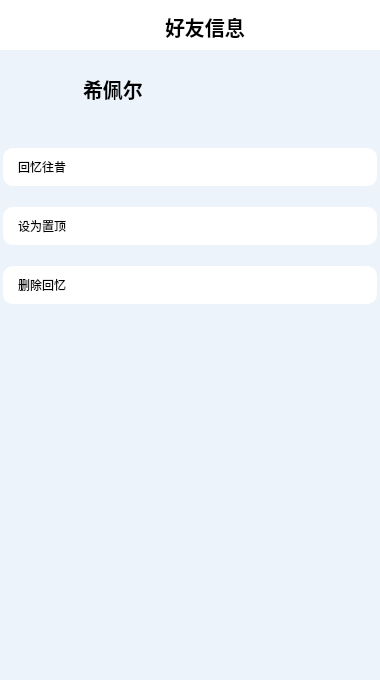
<?xml version="1.0" encoding="UTF-8"?>
<ui version="4.0">
 <class>Widget</class>
 <widget class="QWidget" name="Widget">
  <property name="geometry">
   <rect>
    <x>0</x>
    <y>0</y>
    <width>380</width>
    <height>680</height>
   </rect>
  </property>
  <property name="sizePolicy">
   <sizepolicy hsizetype="Preferred" vsizetype="Preferred">
    <horstretch>0</horstretch>
    <verstretch>5</verstretch>
   </sizepolicy>
  </property>
  <property name="windowTitle">
   <string>Widget</string>
  </property>
  <layout class="QGridLayout" name="gridLayout">
   <property name="leftMargin">
    <number>0</number>
   </property>
   <property name="topMargin">
    <number>0</number>
   </property>
   <property name="rightMargin">
    <number>0</number>
   </property>
   <property name="bottomMargin">
    <number>0</number>
   </property>
   <item row="0" column="0">
    <widget class="QWidget" name="widget" native="true">
     <property name="sizePolicy">
      <sizepolicy hsizetype="MinimumExpanding" vsizetype="MinimumExpanding">
       <horstretch>0</horstretch>
       <verstretch>0</verstretch>
      </sizepolicy>
     </property>
     <property name="styleSheet">
      <string notr="true">background-color: #ECF3FA;</string>
     </property>
     <layout class="QGridLayout" name="gridLayout_2">
      <property name="leftMargin">
       <number>0</number>
      </property>
      <property name="topMargin">
       <number>0</number>
      </property>
      <property name="rightMargin">
       <number>0</number>
      </property>
      <property name="bottomMargin">
       <number>0</number>
      </property>
      <property name="spacing">
       <number>0</number>
      </property>
      <item row="1" column="0">
       <widget class="QWidget" name="AzurChat" native="true">
        <property name="sizePolicy">
         <sizepolicy hsizetype="Preferred" vsizetype="Preferred">
          <horstretch>0</horstretch>
          <verstretch>5</verstretch>
         </sizepolicy>
        </property>
        <property name="maximumSize">
         <size>
          <width>16777215</width>
          <height>50</height>
         </size>
        </property>
        <property name="font">
         <font>
          <family>PingFang SC</family>
          <italic>false</italic>
          <bold>true</bold>
          <stylestrategy>PreferDefault</stylestrategy>
         </font>
        </property>
        <property name="autoFillBackground">
         <bool>false</bool>
        </property>
        <property name="styleSheet">
         <string notr="true">background-color: #FFFFFF;</string>
        </property>
        <layout class="QGridLayout" name="gridLayout_3">
         <property name="topMargin">
          <number>12</number>
         </property>
         <item row="0" column="1">
          <spacer name="horizontalSpacer">
           <property name="orientation">
            <enum>Qt::Orientation::Horizontal</enum>
           </property>
           <property name="sizeHint" stdset="0">
            <size>
             <width>10</width>
             <height>20</height>
            </size>
           </property>
          </spacer>
         </item>
         <item row="0" column="0">
          <widget class="QToolButton" name="mainButton">
           <property name="enabled">
            <bool>true</bool>
           </property>
           <property name="styleSheet">
            <string notr="true">
        QToolButton {
            border: none;
            padding: 2px;
        }

        QToolButton:hover {
            background-color: #e6e6e6;
            border-radius: 4px;
        }

        QToolButton:pressed {
            background-color: #d0d0d0;
        }

        /* 关键：干掉下拉箭头 */
        QToolButton::menu-indicator {
            image: none;
        }
</string>
           </property>
           <property name="text">
            <string/>
           </property>
           <property name="icon">
            <iconset resource="pic.qrc">
             <normaloff>:/new/prefix1/go.png</normaloff>:/new/prefix1/go.png</iconset>
           </property>
          </widget>
         </item>
         <item row="0" column="3">
          <spacer name="horizontalSpacer_2">
           <property name="orientation">
            <enum>Qt::Orientation::Horizontal</enum>
           </property>
           <property name="sizeHint" stdset="0">
            <size>
             <width>40</width>
             <height>20</height>
            </size>
           </property>
          </spacer>
         </item>
         <item row="0" column="2">
          <widget class="QLabel" name="label">
           <property name="font">
            <font>
             <family>PingFang SC</family>
             <pointsize>15</pointsize>
             <italic>false</italic>
             <bold>true</bold>
             <stylestrategy>PreferDefault</stylestrategy>
            </font>
           </property>
           <property name="text">
            <string>好友信息</string>
           </property>
          </widget>
         </item>
        </layout>
       </widget>
      </item>
      <item row="2" column="0">
       <widget class="QWidget" name="widget_3" native="true">
        <property name="font">
         <font>
          <family>PingFang SC</family>
         </font>
        </property>
        <property name="styleSheet">
         <string notr="true"/>
        </property>
        <layout class="QGridLayout" name="gridLayout_4">
         <property name="leftMargin">
          <number>0</number>
         </property>
         <property name="topMargin">
          <number>0</number>
         </property>
         <property name="rightMargin">
          <number>0</number>
         </property>
         <property name="bottomMargin">
          <number>0</number>
         </property>
         <item row="0" column="0">
          <widget class="QWidget" name="widget_4" native="true">
           <property name="sizePolicy">
            <sizepolicy hsizetype="Preferred" vsizetype="Preferred">
             <horstretch>0</horstretch>
             <verstretch>1</verstretch>
            </sizepolicy>
           </property>
           <layout class="QGridLayout" name="gridLayout_6">
            <item row="0" column="0">
             <widget class="QWidget" name="chara" native="true">
              <property name="sizePolicy">
               <sizepolicy hsizetype="Preferred" vsizetype="Preferred">
                <horstretch>1</horstretch>
                <verstretch>0</verstretch>
               </sizepolicy>
              </property>
              <layout class="QGridLayout" name="gridLayout_8">
               <item row="0" column="0">
                <widget class="QLabel" name="label_3">
                 <property name="text">
                  <string/>
                 </property>
                </widget>
               </item>
              </layout>
             </widget>
            </item>
            <item row="0" column="1">
             <widget class="QWidget" name="widget_6" native="true">
              <property name="sizePolicy">
               <sizepolicy hsizetype="Preferred" vsizetype="Preferred">
                <horstretch>5</horstretch>
                <verstretch>0</verstretch>
               </sizepolicy>
              </property>
              <layout class="QGridLayout" name="gridLayout_7">
               <item row="0" column="0">
                <widget class="QLabel" name="label_2">
                 <property name="font">
                  <font>
                   <family>Arial</family>
                   <pointsize>15</pointsize>
                   <bold>true</bold>
                  </font>
                 </property>
                 <property name="text">
                  <string>希佩尔</string>
                 </property>
                </widget>
               </item>
              </layout>
             </widget>
            </item>
           </layout>
          </widget>
         </item>
         <item row="2" column="0">
          <widget class="QWidget" name="widget_5" native="true">
           <property name="sizePolicy">
            <sizepolicy hsizetype="Preferred" vsizetype="Preferred">
             <horstretch>0</horstretch>
             <verstretch>2</verstretch>
            </sizepolicy>
           </property>
          </widget>
         </item>
         <item row="1" column="0">
          <widget class="QWidget" name="widget_2" native="true">
           <property name="sizePolicy">
            <sizepolicy hsizetype="Preferred" vsizetype="Preferred">
             <horstretch>0</horstretch>
             <verstretch>5</verstretch>
            </sizepolicy>
           </property>
           <layout class="QGridLayout" name="gridLayout_5">
            <property name="leftMargin">
             <number>0</number>
            </property>
            <property name="topMargin">
             <number>0</number>
            </property>
            <property name="rightMargin">
             <number>0</number>
            </property>
            <property name="bottomMargin">
             <number>0</number>
            </property>
            <property name="horizontalSpacing">
             <number>0</number>
            </property>
            <item row="1" column="0">
             <widget class="QWidget" name="widget_7" native="true">
              <property name="sizePolicy">
               <sizepolicy hsizetype="Preferred" vsizetype="Preferred">
                <horstretch>0</horstretch>
                <verstretch>1</verstretch>
               </sizepolicy>
              </property>
              <layout class="QGridLayout" name="gridLayout_9">
               <property name="leftMargin">
                <number>3</number>
               </property>
               <property name="topMargin">
                <number>0</number>
               </property>
               <property name="rightMargin">
                <number>3</number>
               </property>
               <property name="bottomMargin">
                <number>0</number>
               </property>
               <property name="horizontalSpacing">
                <number>0</number>
               </property>
               <item row="1" column="0">
                <widget class="QPushButton" name="top">
                 <property name="sizePolicy">
                  <sizepolicy hsizetype="Minimum" vsizetype="Fixed">
                   <horstretch>0</horstretch>
                   <verstretch>1</verstretch>
                  </sizepolicy>
                 </property>
                 <property name="font">
                  <font>
                   <family>Arial</family>
                  </font>
                 </property>
                 <property name="styleSheet">
                  <string notr="true">QPushButton {
    background-color: white;
    border: none;
    border-radius: 10px;
    padding: 10px;
    padding-left: 15px;   /* 控制整体往左贴 */
    text-align: left;     /* 文字左对齐 */
}

QPushButton:hover {
    background-color: #e6e6e6;
}</string>
                 </property>
                 <property name="text">
                  <string>设为置顶</string>
                 </property>
                 <property name="icon">
                  <iconset resource="pic.qrc">
                   <normaloff>:/icon/top.png</normaloff>:/icon/top.png</iconset>
                 </property>
                </widget>
               </item>
               <item row="0" column="0">
                <widget class="QPushButton" name="mem">
                 <property name="sizePolicy">
                  <sizepolicy hsizetype="Minimum" vsizetype="Fixed">
                   <horstretch>0</horstretch>
                   <verstretch>1</verstretch>
                  </sizepolicy>
                 </property>
                 <property name="font">
                  <font>
                   <family>Arial</family>
                  </font>
                 </property>
                 <property name="styleSheet">
                  <string notr="true">QPushButton {
    background-color: white;
    border: none;
    border-radius: 10px;
    padding: 10px;
    padding-left: 15px;   /* 控制整体往左贴 */
    text-align: left;     /* 文字左对齐 */
}

QPushButton:hover {
    background-color: #e6e6e6;
}</string>
                 </property>
                 <property name="text">
                  <string>回忆往昔</string>
                 </property>
                 <property name="icon">
                  <iconset resource="pic.qrc">
                   <normaloff>:/icon/mem.png</normaloff>:/icon/mem.png</iconset>
                 </property>
                </widget>
               </item>
               <item row="2" column="0">
                <widget class="QPushButton" name="del">
                 <property name="sizePolicy">
                  <sizepolicy hsizetype="Minimum" vsizetype="Fixed">
                   <horstretch>0</horstretch>
                   <verstretch>5</verstretch>
                  </sizepolicy>
                 </property>
                 <property name="font">
                  <font>
                   <family>Arial</family>
                  </font>
                 </property>
                 <property name="styleSheet">
                  <string notr="true">QPushButton {
    background-color: white;
    border: none;
    border-radius: 10px;
    padding: 10px;
    padding-left: 15px;   /* 控制整体往左贴 */
    text-align: left;     /* 文字左对齐 */
}

QPushButton:hover {
    background-color: #e6e6e6;
}</string>
                 </property>
                 <property name="text">
                  <string>删除回忆</string>
                 </property>
                 <property name="icon">
                  <iconset resource="pic.qrc">
                   <normaloff>:/icon/del.png</normaloff>:/icon/del.png</iconset>
                 </property>
                </widget>
               </item>
              </layout>
             </widget>
            </item>
            <item row="2" column="0">
             <spacer name="verticalSpacer">
              <property name="orientation">
               <enum>Qt::Orientation::Vertical</enum>
              </property>
              <property name="sizeType">
               <enum>QSizePolicy::Policy::Preferred</enum>
              </property>
              <property name="sizeHint" stdset="0">
               <size>
                <width>20</width>
                <height>200</height>
               </size>
              </property>
             </spacer>
            </item>
           </layout>
          </widget>
         </item>
        </layout>
       </widget>
      </item>
     </layout>
    </widget>
   </item>
  </layout>
 </widget>
 <resources>
  <include location="pic.qrc"/>
 </resources>
 <connections/>
</ui>
